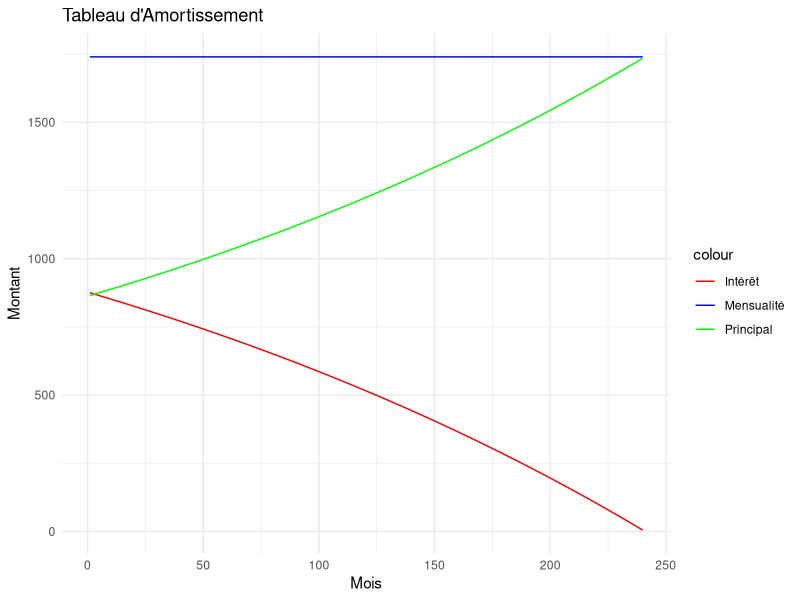
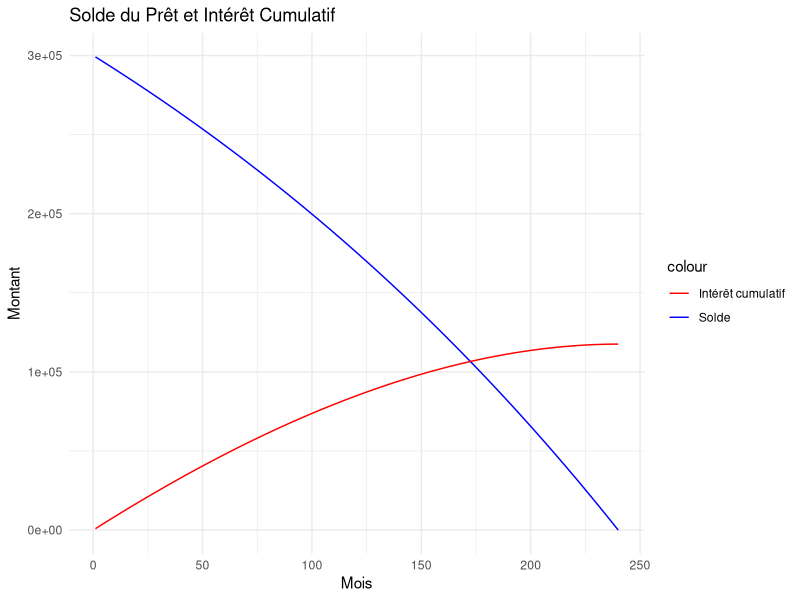

The R source for these figures, in order:
rm(list = ls())

montant_pret <- 300000
taux_interet <- 3.5
duree_pret <- 20

tableau_amortissement <- function(montant_pret, taux_interet, duree_pret) {
  # Calculer le montant de la mensualité
  mensualite <- (montant_pret * (taux_interet / 1200)) / (1 - (1 + taux_interet / 1200)^(-duree_pret * 12))
  
  # Initialiser le tableau d'amortissement
  tableau <- data.frame(
    Mois = integer(),
    Mensualite = numeric(),
    Interet = numeric(),
    Principal = numeric(),
    Solde = numeric()
  )
  
  solde <- montant_pret
  
  for (mois in 1:(duree_pret * 12)) {
    interet <- solde * (taux_interet / 1200)
    principal <- mensualite - interet
    solde <- solde - principal
    
    # Ajouter une ligne au tableau
    tableau <- rbind(tableau, data.frame(
      Mois = mois,
      Mensualite = round(mensualite, 2),
      Interet = round(interet, 2),
      Principal = round(principal, 2),
      Solde = round(solde, 2)
    ))
  }
  
  return(tableau)
}

tableau_amortissement <- tableau_amortissement(montant_pret, taux_interet, duree_pret)
tableau_amortissement

write.csv(tableau_amortissement, "amortissement.csv")

# Visualisation du tableau d'amortissement
library(ggplot2)
library(gridExtra)

graphe_amortissement <- ggplot(data = tableau_amortissement, aes(x = Mois)) +
  geom_line(aes(y = Mensualite, color = "Mensualité")) +
  geom_line(aes(y = Interet, color = "Intérêt")) +
  geom_line(aes(y = Principal, color = "Principal")) +
  labs(title = "Tableau d'Amortissement",
       x = "Mois",
       y = "Montant") +
  scale_color_manual(values = c("Mensualité" = "blue", "Intérêt" = "red", "Principal" = "green")) +
  theme_minimal()

cumulated_interest <- cumsum(tableau_amortissement$Interet)

graphe_solde <- ggplot(data = tableau_amortissement, aes(x = Mois)) +
  geom_line(aes(y = Solde, color = "Solde")) +
  geom_line(aes(y = cumulated_interest, color = "Intérêt cumulatif")) +
  labs(title = "Solde du Prêt et Intérêt Cumulatif",
       x = "Mois",
       y = "Montant") +
  scale_color_manual(values = c("Solde" = "blue", "Intérêt cumulatif" = "red")) +
  theme_minimal()

graphe_amortissement
graphe_solde

png("amortissement.png", width = 1400, height = 800)
grid.arrange(graphe_amortissement, graphe_solde, ncol = 2)

dev.off()